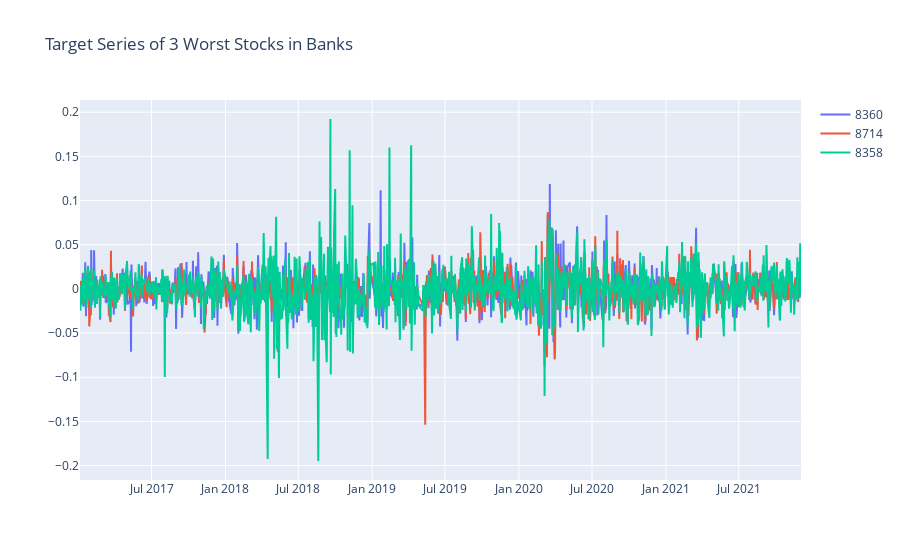

This figure's notebook cell:
### Markdown cell above
Again, let's observe target series on daily scale

### Code cell
fig = go.Figure()
for stock_code in [8360, 8714, 8358]:
    df_ = df_prices_banks[df_prices_banks['SecuritiesCode'] == stock_code]
    fig.add_trace(go.Scatter(x=unique_dates, y=df_['Target'], name=stock_code))
fig.update_layout(
    title=f"Target Series of 3 Worst Stocks in Banks",
)
fig.show()

### Figure 1 — Plotly figure (JSON) as saved in the notebook; plotly's stock layout.template omitted (floating-point values rounded to 4 significant figures; data arrays with more than 128 entries replaced by an {"elided": "..."} marker saying what was removed)
{"data": [{"name": "8360", "type": "scatter", "x": {"elided": "1202 str values"}, "y": {"elided": "1202 float values"}}, {"name": "8714", "type": "scatter", "x": {"elided": "1202 str values"}, "y": {"elided": "1202 float values"}}, {"name": "8358", "type": "scatter", "x": {"elided": "1202 str values"}, "y": {"elided": "1202 float values"}}], "layout": {"title": {"text": "Target Series of 3 Worst Stocks in Banks"}}}
